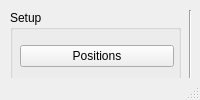
<?xml version="1.0" encoding="UTF-8"?>
<ui version="4.0">
 <class>MainWindow</class>
 <widget class="QMainWindow" name="MainWindow">
  <property name="geometry">
   <rect>
    <x>0</x>
    <y>0</y>
    <width>546</width>
    <height>0</height>
   </rect>
  </property>
  <property name="windowTitle">
   <string>MainWindow</string>
  </property>
  <property name="toolTip">
   <string/>
  </property>
  <property name="accessibleDescription">
   <string/>
  </property>
  <widget class="QWidget" name="centralwidget">
   <widget class="QGroupBox" name="groupBox_2">
    <property name="geometry">
     <rect>
      <x>390</x>
      <y>10</y>
      <width>121</width>
      <height>141</height>
     </rect>
    </property>
    <property name="title">
     <string>Results</string>
    </property>
    <widget class="QWidget" name="verticalLayoutWidget_2">
     <property name="geometry">
      <rect>
       <x>20</x>
       <y>30</y>
       <width>91</width>
       <height>101</height>
      </rect>
     </property>
     <layout class="QVBoxLayout" name="verticalLayout_2">
      <item>
       <widget class="QPushButton" name="live_button">
        <property name="text">
         <string>Live</string>
        </property>
       </widget>
      </item>
      <item>
       <widget class="QPushButton" name="tweezer_button">
        <property name="text">
         <string>Tweeze</string>
        </property>
       </widget>
      </item>
     </layout>
    </widget>
   </widget>
   <widget class="Line" name="line_2">
    <property name="geometry">
     <rect>
      <x>180</x>
      <y>10</y>
      <width>20</width>
      <height>171</height>
     </rect>
    </property>
    <property name="orientation">
     <enum>Qt::Vertical</enum>
    </property>
   </widget>
   <widget class="Line" name="line_3">
    <property name="geometry">
     <rect>
      <x>370</x>
      <y>10</y>
      <width>20</width>
      <height>171</height>
     </rect>
    </property>
    <property name="orientation">
     <enum>Qt::Vertical</enum>
    </property>
   </widget>
   <widget class="Line" name="line_4">
    <property name="geometry">
     <rect>
      <x>520</x>
      <y>10</y>
      <width>20</width>
      <height>171</height>
     </rect>
    </property>
    <property name="orientation">
     <enum>Qt::Vertical</enum>
    </property>
   </widget>
   <widget class="QGroupBox" name="groupBox_3">
    <property name="geometry">
     <rect>
      <x>10</x>
      <y>10</y>
      <width>171</width>
      <height>171</height>
     </rect>
    </property>
    <property name="title">
     <string>Setup</string>
    </property>
    <widget class="QWidget" name="verticalLayoutWidget_3">
     <property name="geometry">
      <rect>
       <x>10</x>
       <y>30</y>
       <width>154</width>
       <height>131</height>
      </rect>
     </property>
     <layout class="QVBoxLayout" name="verticalLayout_3">
      <item>
       <widget class="QPushButton" name="positions_button">
        <property name="text">
         <string>Positions</string>
        </property>
       </widget>
      </item>
      <item>
       <widget class="QPushButton" name="rules_button">
        <property name="text">
         <string>Rules</string>
        </property>
       </widget>
      </item>
      <item>
       <widget class="QPushButton" name="preview_button">
        <property name="text">
         <string>Preview</string>
        </property>
       </widget>
      </item>
      <item>
       <widget class="QPushButton" name="parameters_button">
        <property name="text">
         <string>Analysis(parameters)</string>
        </property>
       </widget>
      </item>
     </layout>
    </widget>
   </widget>
   <widget class="QPushButton" name="quit_button">
    <property name="geometry">
     <rect>
      <x>140</x>
      <y>230</y>
      <width>89</width>
      <height>25</height>
     </rect>
    </property>
    <property name="text">
     <string>Quit</string>
    </property>
   </widget>
   <widget class="QWidget" name="verticalLayoutWidget">
    <property name="geometry">
     <rect>
      <x>200</x>
      <y>30</y>
      <width>161</width>
      <height>151</height>
     </rect>
    </property>
    <layout class="QVBoxLayout" name="verticalLayout">
     <item>
      <widget class="QPushButton" name="write_run_params_button">
       <property name="text">
        <string>Write Run parameters</string>
       </property>
      </widget>
     </item>
     <item>
      <widget class="QPushButton" name="load_run_params_button">
       <property name="text">
        <string>Load Run parameters</string>
       </property>
      </widget>
     </item>
    </layout>
   </widget>
  </widget>
  <widget class="QMenuBar" name="menubar">
   <property name="geometry">
    <rect>
     <x>0</x>
     <y>0</y>
     <width>546</width>
     <height>22</height>
    </rect>
   </property>
   <property name="nativeMenuBar">
    <bool>true</bool>
   </property>
  </widget>
  <widget class="QStatusBar" name="statusbar"/>
 </widget>
 <resources/>
 <connections/>
</ui>
